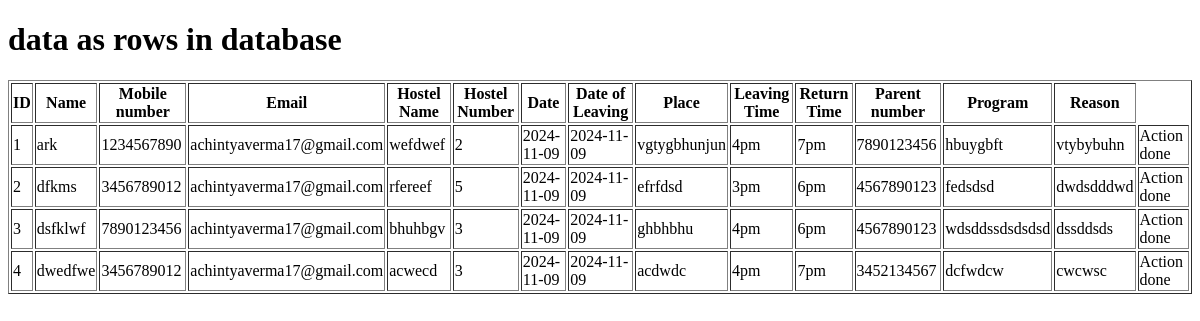
The page /adminpanel on the database as committed earlier.
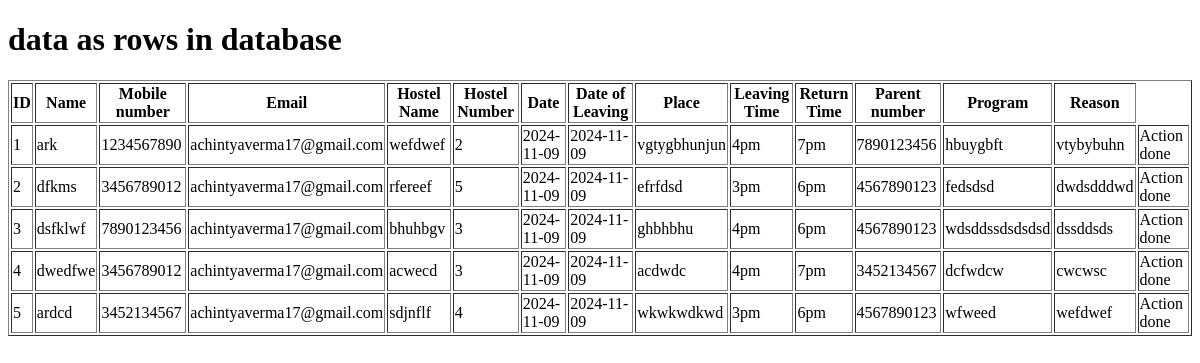
The same page on the database as committed later.
### app.py (models this page shows)
class outpass(db.Model):
    id = db.Column(db.Integer, primary_key = True)
    name = db.Column(db.String(40))
    mobile = db.Column(db.String(10))
    email_add = db.Column(db.String(50), nullable = False)
    hostel_name = db.Column(db.String(30))
    hostel_number = db.Column(db.String(15))
    date = db.Column(db.String(30))
    leaving_date = db.Column(db.String(30))
    place = db.Column(db.String(50))
    leaving_time = db.Column(db.String(15))
    return_time = db.Column(db.String(15))
    parent_mobile = db.Column(db.String(10))
    program = db.Column(db.String(20))
    reason = db.Column(db.String(1000))
    status = db.Column(db.String(20), default = 'pending')

### app.py (the view)
@app.route("/adminpanel")
def admin():
    users = outpass.query.all()
    return render_template("adminpanel.html", users = users)

### templates/adminpanel.html (shortened to what this page needs)
<!DOCTYPE html>
<html lang="en">
<head>
</head>
<body>
    <h1>data as rows in database</h1>
    <table border = "1">
        <thead>
            <tr>
                <th>ID</th>
                <th>Name</th>
                <th>Mobile number</th>
                <th>Email</th>
                <th>Hostel Name</th>
                <th>Hostel Number</th>
                <th>Date</th>
                <th>Date of Leaving</th>
                <th>Place</th>
                <th>Leaving Time</th>
                <th>Return Time</th>
                <th>Parent number</th>
                <th>Program</th>
                <th>Reason</th>
            </tr>
        </thead>
        <tbody>
            {% for outpass in users %}
            <tr>
                <td>{{ outpass.id}}</td>
                <td>{{ outpass.name }}</td>
                <td>{{ outpass.mobile }}</td>
                <td>{{ outpass.email_add }}</td>
                <td>{{ outpass.hostel_name }}</td>
                <td>{{ outpass.hostel_number }}</td>
                <td>{{ outpass.date }}</td>
                <td>{{ outpass.leaving_date}}</td>
                <td>{{ outpass.place }}</td>
                <td>{{ outpass.leaving_time}}</td>
                <td>{{ outpass.return_time }}</td>
                <td>{{ outpass.parent_mobile}}</td>
                <td>{{ outpass.program }}</td>
                <td>{{ outpass.reason }}</td>
                <td>
                    {% if outpass.status == 'pending' %}
                    <form action="{{ url_for('approved_mail', id=outpass.id) }}" method = "POST">
                        <button type = "submit">Approve</button>
                    </form>
                    <form action="{{ url_for('rejected_mail', id=outpass.id) }}" method = "POST">
                        <button type="submit">Reject</button>
                    </form>
                    {% else %}
                    <span>Action done</span>
                    {% endif %}
                </td>
            </tr>
            {% else %}
            <tr>
                <td>No application yet.</td>
            </tr>
            {% endfor %}
        </tbody>
    </table>
</body>
</html>

Rows that differ between the two databases and show on the page:
added outpass: id "5", name "ardcd", mobile "3452134567", email_add "achintyaverma17@gmail.com", hostel_name "sdjnflf", hostel_number "4", date "2024-11-09", leaving_date "2024-11-09", place "wkwkwdkwd", leaving_time "3pm", return_time "6pm", parent_mobile "4567890123", program "wfweed", reason "wefdwef", status "Action done"
